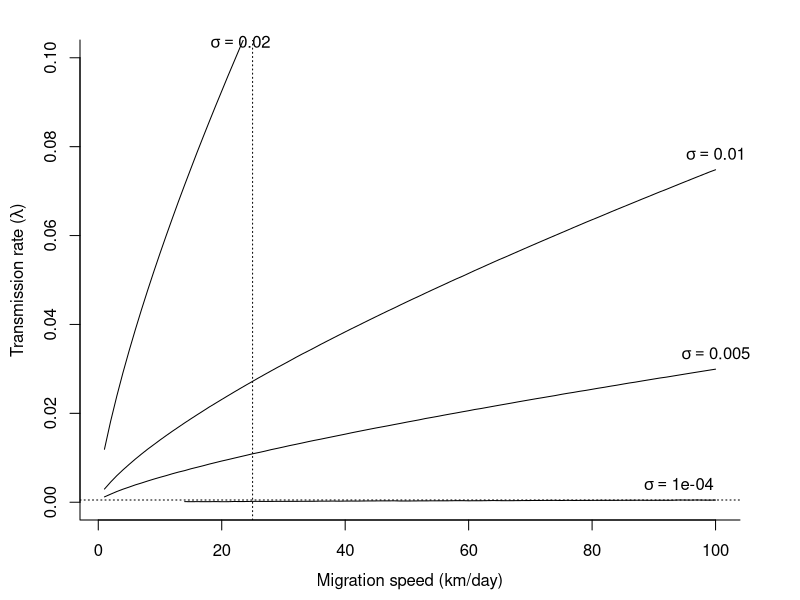

Here is the R script that generated this plot:
###############################################################################
# December 29, 2018
# Analytical solution for boundary between escape vs. parasite spread
###############################################################################

# *****************************************************************************
# Questions for Mark's attention are in between stars like this!
# *****************************************************************************

#------------------------------------------------------------------------------
# Base parameters
#------------------------------------------------------------------------------
# I commented out the ones that don't matter ( = 0) for escape simulations.

base.params <- c(
	#	beta=0, 			# Host birth rate
	#	mu=0,	 				# Natural host death rate (other base_params.R = 0)
	#	alpha=0, 	 		# Per-parasite rate of parasite-induced host death
	#	rho=0,				# Within-host parasite reproduction
	sigma=0.01,		# Parasite death rate
	kappa=0.03, 	# Production of parasite larvae (1)
	lambda=0.0005,# Successful transmission probability (0.01)
	mu.L=0.015, 	# Larval parasite death rate
	#	omega=0, 			# Starting rate for stationary hosts
	#	gamma=0, 			# Stopping rate for migrating, parasite-free hosts
	#	theta=0, 		  # Per-parasite increase in stopping rate (0.1)
	c.=25		      # Migration speed (km per year) # 20000 km/yr*1yr/365 days = 55 km/day
)

#------------------------------------------------------------------------------
# Base initial conditions
#------------------------------------------------------------------------------

# Spatial grid in kms
xmin <- 0
xmax <- 2350
n.x <- 2350
dx <- (xmax - xmin) / n.x

x <- seq((xmin - dx), (xmax + dx), dx)

tmax <- 60 # run simulation for 60 days
dt<-dx/base.params['c.']
n.t<-tmax/dt

# Starting distribution of hosts: normally distributed around x = 130 km
# with an sd of 30 km
sd.start<-30
mean.start<-130
# The spread of hosts at init means that some are starting at km = 405, 
# so need to extend that far at leastxmax <- sum(params.i['c.']*tmax) + 405 

# Same average parasite burden (m) and overdispersion (k) across space
m.start<-5
k.start<-0.8
# Note: k = m / (A - 1), A = (m + k) / k

n.x <- xmax
dx <- 1
x <- seq(xmin-dx, xmax+dx, dx)

# Timestep to avoid numerical diffusion
dt <- dx/as.numeric(base.params['c.'])
n.t <- round(tmax/dt)


init<-matrix(c(
	c(10^4/sqrt(2*pi*(sd.start^2))*exp(-(x-mean.start)^2/(2*sd.start^2))+1), # N_hat
	rep(m.start, n.x+3), # m_hat
	rep((m.start+k.start)/k.start, n.x+3), # A_hat
	c(10^5/sqrt(2*pi*(sd.start^2))*exp(-(x-mean.start)^2/(2*sd.start^2))+1)
), nrow=4, ncol=n.x+3, byrow=TRUE)


#------------------------------------------------------------------------------
# Additional parameters to be set
#------------------------------------------------------------------------------
params <- base.params

# Parameter that controls 'width of tophat' function 
# if (abs(x) < x0) {f = 1 / (2*x0) } else {f = 0}
# Page 8 of Mark's notes **

# *****************************************************************************
# Does it make sense that this is related to the shape of the starting 
# distribution of hosts, H0? I assumed a Gaussian starting distribution with 
# sd = 30, so I am using the 95% limit of that for x0...
# *****************************************************************************
params['x0'] <- 1.96*sd.start

# *****************************************************************************
# We also need to decide on a value for H0 so that b can be calculated.
# Is H0 the sum of the initial host population??
# *****************************************************************************
H0 <- apply(init, 1, sum)[1] * dx * dt

# What kind of values of b does this give us?
b <- as.numeric((params['kappa'] / params['sigma'] - 1) * H0 * params['lambda'] / 2)

#------------------------------------------------------------------------------
# Function to find value of b that gives R = 1
#------------------------------------------------------------------------------
# The function R1 takes a value for lambda (l, numeric) and returns the 
# squared difference between R (page 13 of Mark's notes) and 1
# This function is to be passed to an optimizer to minimize, giving the value
# of lambda that yields R = 1 (boundary between escape and spread).

R1 <- function(l) {
	
	# Calculate b given parameters
	b <- as.numeric((params['kappa'] / params['sigma'] - 1) * H0 * l / 2)
	
	# Calculate R from equation at bottom of page 13 of Mark's notes
	R <- b / (params['x0'] * params['mu.L']) * (1 - (1 / params['c.'] * (b / params['x0'] - params['mu.L']) * 2 * params['x0']) / (2 * sinh( params['x0'] /  params['c.'] * (b / params['x0'] - params['mu.L']))) * exp( 1 / params['c.'] * (b / params['x0'] - params['mu.L'] * params['x0'])))
	
	# Return squared difference between 1 and R
	ss <- as.numeric((1 - R)^2)
	
	return(ss)
	
}


#------------------------------------------------------------------------------
# Calculate value of lambda that gives R = 1 for difference values of migration
# speed (c) and within-host parasite death (sigma). 
#------------------------------------------------------------------------------

# May need to play with x0 to get this to match Fig. S2?  Or...?
# params['x0'] <- sd.start*1.96

mig.speed <- c(1:100)
sigma.all <- c(0.0001, 0.005, 0.01, 0.02)

# Set up matrix to store values of lambda that give R = 1
lambda.cutoff <- matrix(NA, nrow = length(mig.speed), ncol = length(sigma.all))

for (j in 1:length(sigma.all)) {
	params['sigma'] <- sigma.all[j]
	for (i in 1:length(mig.speed)) {
		params['c.'] <- mig.speed[i]
		lambda.cutoff[i,j] <- optimize(f = R1, interval = c(0, 20))$minimum
	}}


# Values that are right on the maximum boundary are probably not calculable
# I.e., there are no values of lambda that allow for escape because migration
# speed is too slow.
lambda.cutoff[which(round(lambda.cutoff) == 20, arr.ind=TRUE)] <- NA

#------------------------------------------------------------------------------
# Plot results to compare to Fig. S2
#------------------------------------------------------------------------------
# pdf(file="Figures/Recovery_analytical2.pdf", width=3.4252, height=2.7, pointsize=10)

ymax <- 0.1

par(mfrow=c(1,1), mar=c(4,4,2,3), mgp=c(2.5, 1, 0))
plot(mig.speed, lambda.cutoff[, 1], "l", ylim = c(0, ymax), xlab="Migration speed (km/day)", ylab=expression(paste("Transmission rate (", lambda, ")")), bty = "l")
for(j in 2:length(sigma.all)) lines(mig.speed, lambda.cutoff[, j])

# Text inidicating which line is which sigma
for(j in 1:length(sigma.all)) text(mig.speed[which(findInterval(lambda.cutoff[, j], min(tail(lambda.cutoff[, j], 1), ymax))==1)[1]], min(tail(lambda.cutoff[, j], 1), ymax), pos = 3, xpd = 0, substitute(paste(sigma==s), list(s = sigma.all[j])), xpd = NA)

# Base parameter values
abline(v=base.params['c.'], lty=3)
abline(h=base.params['lambda'], lty=3)

# dev.off()

# *****************************************************************************
# This figure doesn't match the simualtions exactly, but the shape is very 
# similar and encouraging I'd say. See questions above about values for x0
# and H0.
# What else might be tweaked?  What else can we learn from this?
# *****************************************************************************

